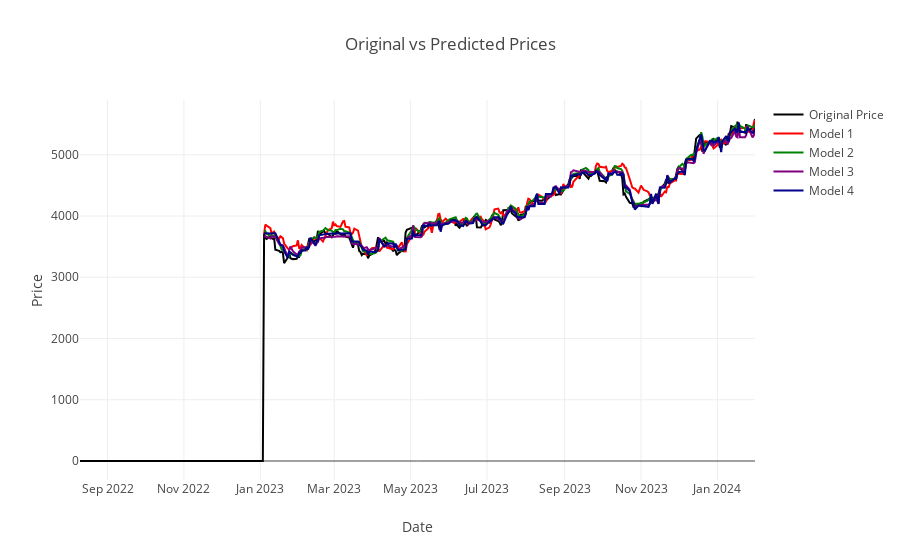

Write notebook code for a chart like this one.
### Code cell
# Load stock data
if stock_symbol:
    stock_data = yf.download(stock_symbol, start=start_date, end=end_date)
    st.subheader('Stock Data')
    st.write(stock_data.head(50))  # Display first 50 rows

    # Download stock data
    data = yf.download(stock_symbol, start=start_date, end=end_date)
    data = preprocess_data(data)

    # Split data into train and test sets
    train_size = int(len(data) * 0.8)
    train_data = data[:train_size]
    test_data = data[train_size:]

    scaler, train_scaled, test_scaled = scale_data(train_data, test_data)

    x_train, y_train = create_dataset(train_scaled)
    x_test, y_test = create_dataset(test_scaled)

    # Train and save neural network models
    nn_model = train_neural_network(x_train, y_train)
    save_model(nn_model, 'artifacts/NN_model.h5')

    # Train and save LSTM model
    lstm_model = train_lstm(x_train, y_train)
    save_model(lstm_model, 'artifacts/LSTM_model.h5')

    # Train and save Random Forest and Gradient Boosting models
    train_and_save_ensemble_models(x_train, y_train)

     # Make predictions
    nn_pred = make_predictions(nn_model, x_test)
    lstm_pred = make_predictions(lstm_model, x_test)

    with open('artifacts/random_forest_regressor_model.pkl', 'rb') as f:
        rf_model = pickle.load(f)
   
    rf_pred = make_predictions(rf_model, x_test)

    with open('artifacts/gradientboost_regressor_model.pkl', 'rb') as f:
        gb_model = pickle.load(f)
              
    gb_pred = make_predictions(gb_model, x_test)

    # Train GARCH model
    garch_res, garch_volatility = train_garch_model(data)
        
    # Save the trained GARCH model using pickle
    with open('artifacts/garch_model.pkl', 'wb') as f:
        pickle.dump(garch_res, f)


    # Inverse transform the predictions and actual values
    y_pred_models = [scaler.inverse_transform(pred.reshape(-1, 1)) for pred in [nn_pred, lstm_pred, rf_pred, gb_pred]]
    y_test = scaler.inverse_transform(y_test.reshape(-1, 1))

    # Plot predictions
    plot_predictions(test_data, np.concatenate((np.zeros((100, 1)), y_test)), y_pred_models)

    # Evaluate models
    mae_mse = [evaluate_models(y_test, y_pred) for y_pred in y_pred_models]

    st.write('Without GARCH:')
    st.write(f'Neural Network: MAE={mae_mse[0][0]}, MSE={mae_mse[0][1]}')
    st.write(f'LSTM: MAE={mae_mse[1][0]}, MSE={mae_mse[1][1]}')
    st.write(f'Random Forest: MAE={mae_mse[2][0]}, MSE={mae_mse[2][1]}')
    st.write(f'Gradient Boosting: MAE={mae_mse[3][0]}, MSE={mae_mse[3][1]}')
    
    
    # Display GARCH model summary
    st.subheader('GARCH Model Summary')
    st.write(garch_res.summary())

### Figure 1 — Plotly figure (JSON) as saved in the notebook; plotly's stock layout.template omitted (floating-point values rounded to 4 significant figures; data arrays with more than 128 entries replaced by an {"elided": "..."} marker saying what was removed)
{"data": [{"line": {"color": "black"}, "mode": "lines", "name": "Original Price", "type": "scatter", "x": {"elided": "364 str values"}, "y": {"elided": "364 float values"}}, {"line": {"color": "red"}, "mode": "lines", "name": "Model 1", "type": "scatter", "x": {"elided": "264 str values"}, "y": {"elided": "264 float values"}}, {"line": {"color": "green"}, "mode": "lines", "name": "Model 2", "type": "scatter", "x": {"elided": "264 str values"}, "y": {"elided": "264 float values"}}, {"line": {"color": "purple"}, "mode": "lines", "name": "Model 3", "type": "scatter", "x": {"elided": "264 str values"}, "y": {"elided": "264 float values"}}, {"line": {"color": "darkblue"}, "mode": "lines", "name": "Model 4", "type": "scatter", "x": {"elided": "264 str values"}, "y": {"elided": "264 float values"}}], "layout": {"title": {"text": "Original vs Predicted Prices"}, "xaxis": {"title": {"text": "Date"}}, "yaxis": {"title": {"text": "Price"}}}}
